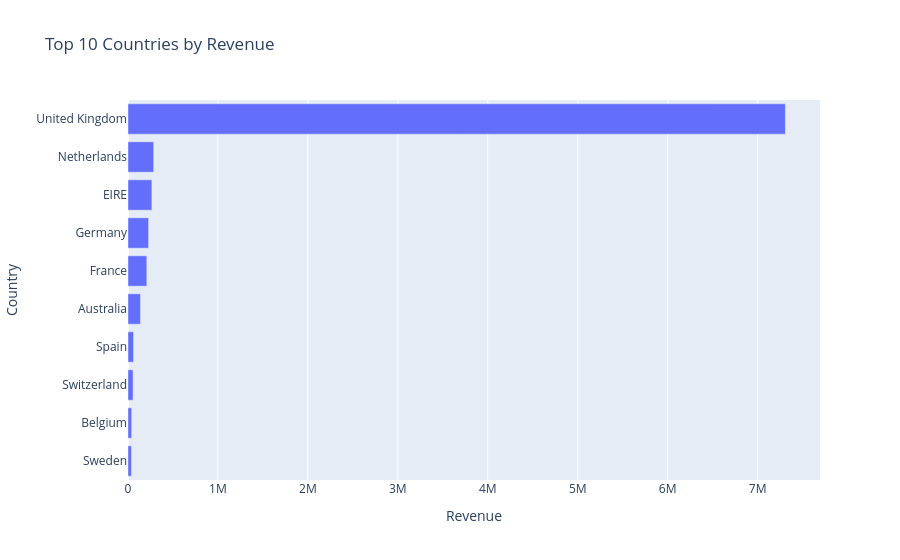

Notebook cell for this chart:
### Code cell
# Visualization:

top_countries = country_revenue.head(10)

fig = px.bar(
    top_countries,
    x="Revenue",
    y="Country",
    orientation="h",
    title="Top 10 Countries by Revenue"
)

fig.update_layout(yaxis={"categoryorder": "total ascending"})

fig.show()

### Figure 1 — Plotly figure (JSON) as saved in the notebook; plotly's stock layout.template omitted (floating-point values rounded to 4 significant figures)
{"data": [{"hovertemplate": "Revenue=%{x}<br>Country=%{y}<extra></extra>", "legendgroup": "", "marker": {"color": "#636efa", "pattern": {"shape": ""}}, "name": "", "orientation": "h", "showlegend": false, "textposition": "auto", "type": "bar", "x": [7308000.0, 285400.0, 265500.0, 228900.0, 209000.0, 138500.0, 61580.0, 56440.0, 41200.0, 38380.0], "xaxis": "x", "y": ["United Kingdom", "Netherlands", "EIRE", "Germany", "France", "Australia", "Spain", "Switzerland", "Belgium", "Sweden"], "yaxis": "y"}], "layout": {"barmode": "relative", "legend": {"tracegroupgap": 0}, "title": {"text": "Top 10 Countries by Revenue"}, "xaxis": {"anchor": "y", "domain": [0, 1], "title": {"text": "Revenue"}}, "yaxis": {"anchor": "x", "categoryorder": "total ascending", "domain": [0, 1], "title": {"text": "Country"}}}}
